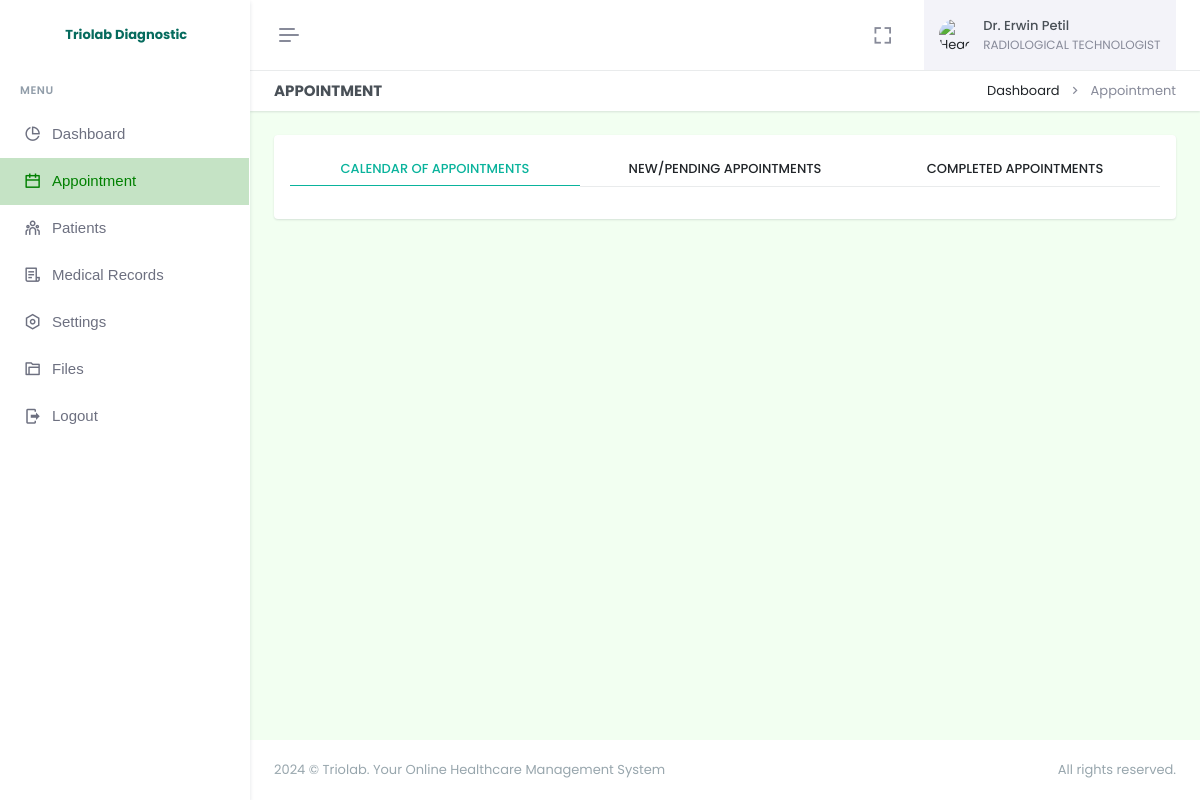
Page /doctor/appointment.php (signed in) on the committed database.
### tables this page shows
CREATE TABLE `doctor` (
  `employee_id` varchar(255) NOT NULL,
  `firstname` varchar(255) NOT NULL,
  `lastname` varchar(255) NOT NULL,
  `username` varchar(255) NOT NULL,
  `email` varchar(255) NOT NULL,
  `password` varchar(255) NOT NULL,
  `profile_img` varchar(255) DEFAULT NULL,
  `department_id` int(11) DEFAULT NULL,
  `date_added` timestamp NOT NULL DEFAULT current_timestamp(),
  `is_archive` tinyint(4) NOT NULL DEFAULT 0,
  PRIMARY KEY (`employee_id`),
  KEY `fk_doctor_department_new` (`department_id`),
  CONSTRAINT `fk_doctor_department_new` FOREIGN KEY (`department_id`) REFERENCES `departments` (`id`) ON DELETE SET NULL
);

CREATE TABLE `departments` (
  `id` int(255) NOT NULL AUTO_INCREMENT,
  `name` varchar(255) NOT NULL,
  `date_added` date NOT NULL DEFAULT current_timestamp(),
  `is_archive` tinyint(4) NOT NULL DEFAULT 0,
  PRIMARY KEY (`id`)
);

### doctor/appointment.php (the view, shortened to what this page needs)
<?php
include "logAction.php";
?>
<!doctype html>
<html lang="en" data-layout="vertical" data-topbar="light" data-sidebar="light" data-sidebar-size="lg" data-sidebar-image="none" data-preloader="disable" data-theme="default" data-theme-colors="green">
<head>
    <link rel="stylesheet" href="https://cdn.jsdelivr.net/npm/flatpickr/dist/flatpickr.min.css">
    <link href="assets/css/bootstrap.min.css" rel="stylesheet" type="text/css" />
    <link href="assets/css/icons.min.css" rel="stylesheet" type="text/css" />
    <link href="assets/css/app.min.css" rel="stylesheet" type="text/css" />
    <link href="assets/css/custom.min.css" rel="stylesheet" type="text/css" />
</head>
<body style="background-color: #F2FFF1">
    <div id="layout-wrapper">
        <?php require "header.php"; ?>
        <?php require "sidebar.php" ?>
        <?php include "functions.php"; ?>
        <div class="main-content">
            <div class="page-content">
                <div class="container-fluid">
                    <div class="row">
                        <div class="col-12">
                            <div class="page-title-box d-sm-flex align-items-center justify-content-between bg-galaxy-transparent">
                                <h4 class="mb-sm-0">Appointment</h4>
                                <div class="page-title-right">
                                    <ol class="breadcrumb m-0">
                                        <li class="breadcrumb-item"><a href="index.php">Dashboard</a></li>
                                        <li class="breadcrumb-item active">Appointment</li>
                                    </ol>
                                </div>
                            </div>
                        </div>
                    </div>
                    <div class="row">
                        <div class="col-12">
                            <div class="card">
                                <div class="card-body">
                                    <ul class="nav nav-tabs nav-tabs-custom nav-success nav-justified mb-3" role="tablist">
                                        <li class="nav-item">
                                            <a class="nav-link active" data-bs-toggle="tab" href="#calendarTab" role="tab">
                                                CALENDAR OF APPOINTMENTS
                                            </a>
                                        </li>
                                        <li class="nav-item">
                                            <a class="nav-link" data-bs-toggle="tab" href="#new" role="tab">
                                                NEW/PENDING APPOINTMENTS
                                            </a>
                                        </li>
                                        <li class="nav-item">
                                            <a class="nav-link" data-bs-toggle="tab" href="#completed" role="tab">
                                                COMPLETED APPOINTMENTS
                                            </a>
                                        </li>
                                    </ul>
                                                    <?= calendarWeekShowsDoctor(); ?>
                                </div>
                            </div>
                        </div>
                    </div>
                </div>
            </div>
            <?php require "footer.php"; ?>
        </div>
    </div>
</body>
</html>

### doctor/header.php (shortened to what this page needs)
<header id="page-topbar">
    <div class="layout-width">
        <div class="navbar-header">
            <div class="d-flex">
                <button type="button" class="btn btn-sm px-3 fs-16 header-item vertical-menu-btn topnav-hamburger material-shadow-none" id="topnav-hamburger-icon">
                    <span class="hamburger-icon">
                        <span></span>
                        <span></span>
                        <span></span>
                    </span>
                </button>
            </div>
            <div class="d-flex align-items-center">
                <div class="ms-1 header-item d-none d-sm-flex">
                    <button type="button" class="btn btn-icon btn-topbar material-shadow-none btn-ghost-secondary rounded-circle" data-toggle="fullscreen">
                        <i class='bx bx-fullscreen fs-22'></i>
                    </button>
                </div>
                <?php
                $doctor_id = $_SESSION['user_id'];
                $selectDoctor = $pdo->query("SELECT * FROM doctor WHERE employee_id = '$doctor_id'");
                $fetchDoctor = $selectDoctor->fetch(PDO::FETCH_ASSOC);
                $department_id = $fetchDoctor['department_id'];
                $selectDepartment = $pdo->query("SELECT * FROM departments WHERE id = '$department_id'");
                $fetchDepartment = $selectDepartment->fetch(PDO::FETCH_ASSOC);
                ?>
                <div class="dropdown ms-sm-3 header-item topbar-user">
                    <button type="button" class="btn material-shadow-none" id="page-header-user-dropdown" data-bs-toggle="dropdown" aria-haspopup="true" aria-expanded="false">
                        <span class="d-flex align-items-center">
                            <img class="rounded-circle header-profile-user" src="<?= $fetchDoctor['profile_img'] == NULL ? "assets/images/dummy.png" : $fetchDoctor['profile_img'] ?>" alt="Header Avatar">
                            <span class="text-start ms-xl-2">
                                <span class="d-none d-xl-inline-block ms-1 fw-medium user-name-text">Dr. <?= $fetchDoctor['firstname'] . " " . $fetchDoctor['lastname'] ?></span>
                                <span class="d-none d-xl-block ms-1 fs-12 user-name-sub-text"><?= $fetchDepartment['name'] ?></span>
                            </span>
                        </span>
                    </button>
                </div>
            </div>
        </div>
    </div>
</header>

### rows in the picture
doctor: firstname "Erwin", lastname "Petil"
departments: name "RADIOLOGICAL TECHNOLOGIST"
